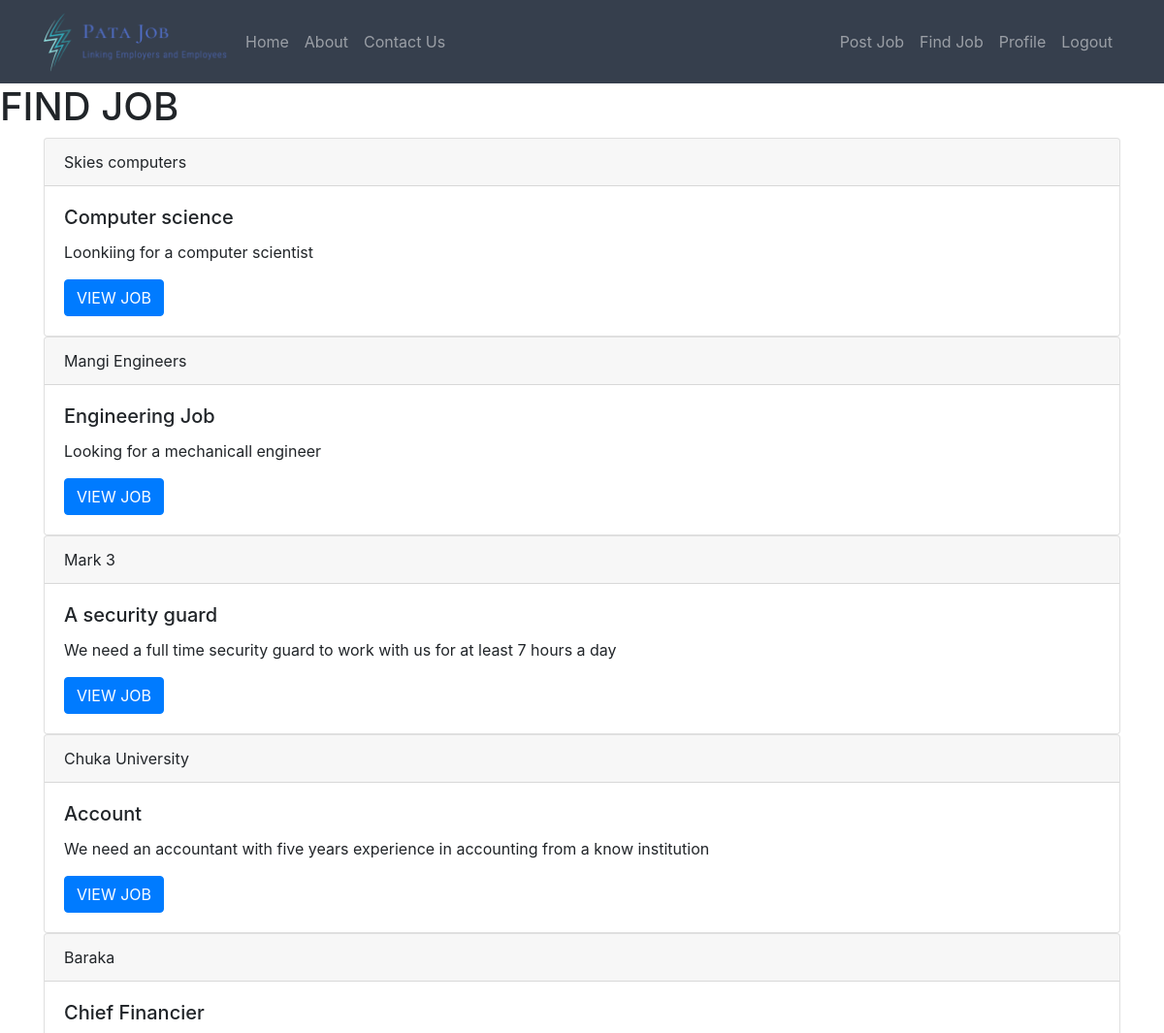
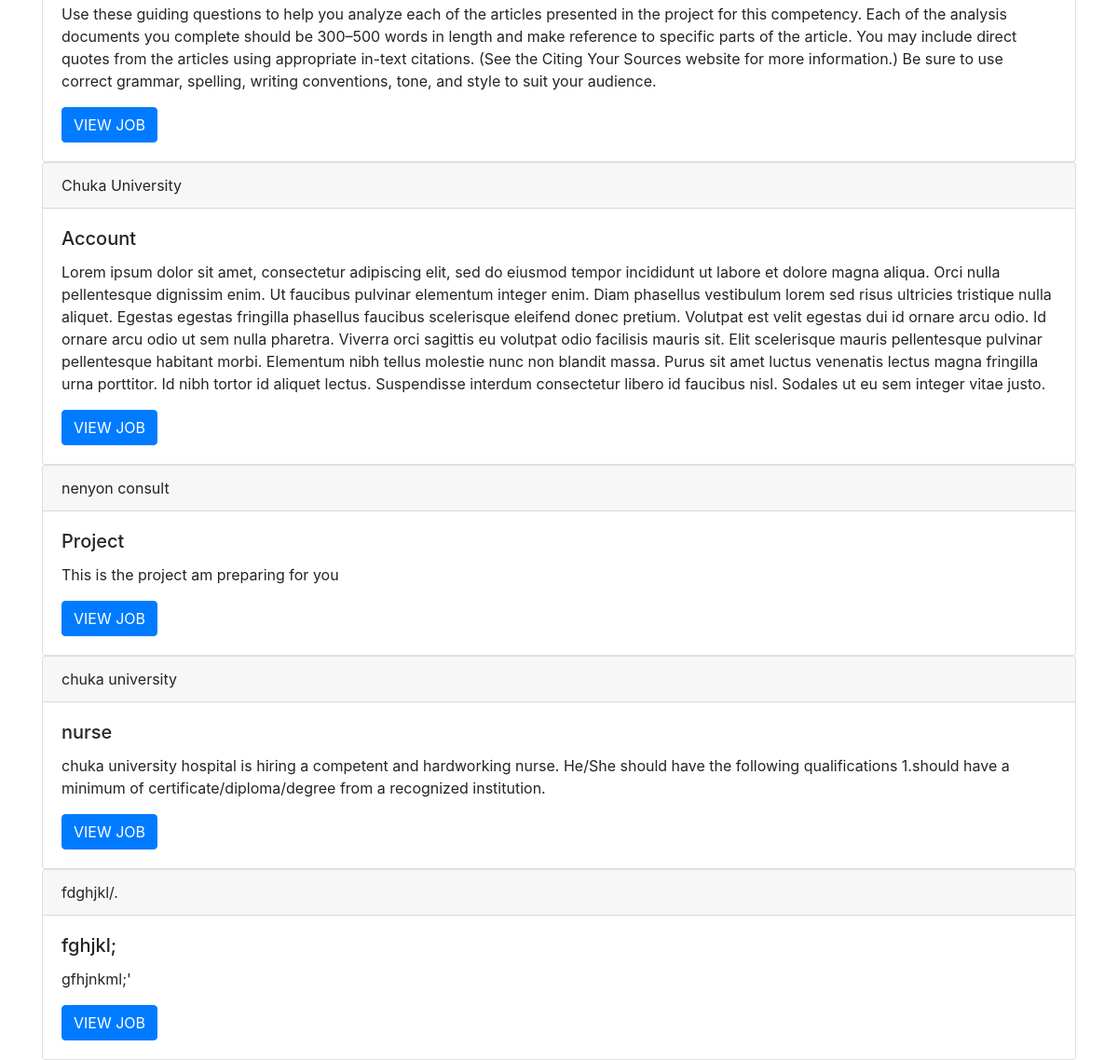
Page /home/findjob (signed in) on the committed database (2 pictures, top to bottom).
### jobs/models.py (models this page shows, shortened)
class Post(models.Model):
    company = models.CharField(max_length=50)
    title = models.CharField(max_length=50)
    content = models.TextField()
    date_posted = models.DateTimeField(default = timezone.now)
    author = models.ForeignKey(User, default = "", on_delete=models.CASCADE)

### jobs/views.py (the view)
# urls.py: path('findjob', views.findjob,name = 'findjob'),
def findjob(request):
    context = {
        'posts': Post.objects.all()
    }
    return render (request, 'jobs/findjob.html', context)

### jobs/templates/jobs/findjob.html
{% extends "jobs/base.html" %}
{% block content%}
<h1> FIND JOB</h1>
<div class = "container">
     {% for post in posts %}
    <div class="card">
        <div class="card-header">
         {{ post.company }}
        </div>
        <div class="card-body">
            <h5 class="card-title"> {{ post.title }}</h5>
             <p class="card-text">{{ post.content }}</p>
             <a href="{% url 'post-detail' post.id %}" class="btn btn-primary">VIEW JOB</a>
        </div>
    </div>
    {% endfor %}
</div>
{% endblock %}

### jobs/static/jobs/main.css (style rules this page uses)
body { background-color: white; }

### rows in the picture
Post: company "Skies computers", title "Computer science", content "Loonkiing for a computer scientist"
Post: company "Mangi Engineers", title "Engineering Job", content "Looking for a mechanicall engineer"
Post: company "Mark 3", title "A security guard", content "We need a full time security guard to work with us for at least 7 hours a day"
Post: company "Chuka University", title "Account", content "We need an accountant with five years experience in accounting from a know institution"
Post: company "Baraka", title "Chief Financier", content "Use these guiding questions to help you analyze each of the articles presented in the project for this competency. Each of the analysis documents you complete should be 300–500 words in length and make reference to specific parts of the article. You may include direct quotes from the articles using appropriate in-text citations. (See the Citing Your Sources website for more information.) Be sure to use correct grammar, spelling, writing conventions, tone, and style to suit your audience."
Post: company "Chuka University", title "Account", content "Lorem ipsum dolor sit amet, consectetur adipiscing elit, sed do eiusmod tempor incididunt ut labore et dolore magna aliqua. Orci nulla pellentesque dignissim enim. Ut faucibus pulvinar elementum integer enim. Diam phasellus vestibulum lorem sed risus ultricies tristique nulla aliquet. Egestas egestas fringilla phasellus faucibus scelerisque eleifend donec pretium. Volutpat est velit egestas dui id ornare arcu odio. Id ornare arcu odio ut sem nulla pharetra. Viverra orci sagittis eu volutpat odio facilisis mauris sit. Elit scelerisque mauris pellentesque pulvinar pellentesque habitant morbi. Elementum nibh tellus molestie nunc non blandit massa. Purus sit amet luctus venenatis lectus magna…"
Post: company "nenyon consult", title "Project", content "This is the project am preparing for you"
Post: company "chuka university", title "nurse", content "chuka university hospital is hiring a competent and hardworking nurse. He/She should have the following qualifications 1.should have a minimum of certificate/diploma/degree from a recognized institution."
Post: company "fdghjkl/.", title "fghjkl;", content "gfhjnkml;'"
